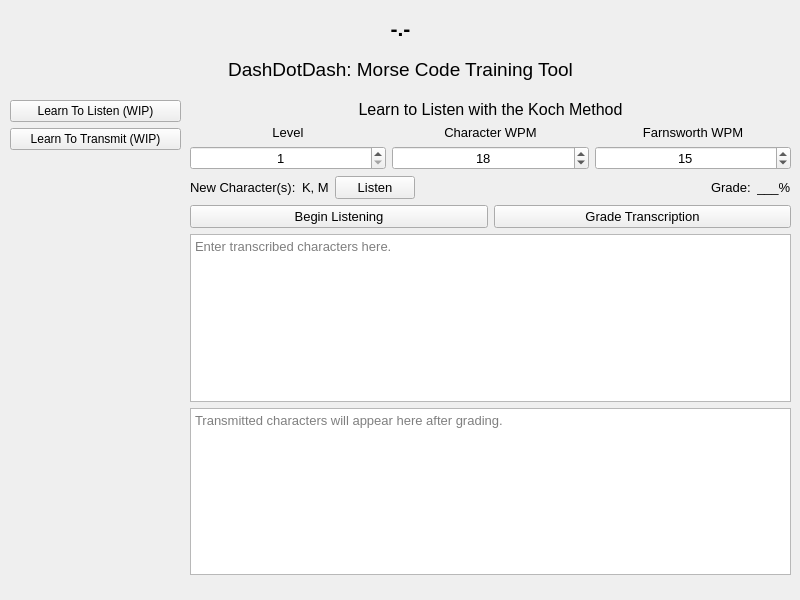
<?xml version="1.0" encoding="UTF-8"?>
<ui version="4.0">
 <class>MainWindow</class>
 <widget class="QMainWindow" name="MainWindow">
  <property name="geometry">
   <rect>
    <x>0</x>
    <y>0</y>
    <width>800</width>
    <height>600</height>
   </rect>
  </property>
  <property name="minimumSize">
   <size>
    <width>800</width>
    <height>600</height>
   </size>
  </property>
  <property name="maximumSize">
   <size>
    <width>800</width>
    <height>600</height>
   </size>
  </property>
  <property name="font">
   <font>
    <family>Segoe UI</family>
    <pointsize>10</pointsize>
   </font>
  </property>
  <property name="windowTitle">
   <string>DashDotDash Morse Code</string>
  </property>
  <property name="toolButtonStyle">
   <enum>Qt::ToolButtonIconOnly</enum>
  </property>
  <widget class="QWidget" name="centralwidget">
   <widget class="QWidget" name="verticalLayoutWidget">
    <property name="geometry">
     <rect>
      <x>10</x>
      <y>10</y>
      <width>781</width>
      <height>77</height>
     </rect>
    </property>
    <layout class="QVBoxLayout" name="titleVerticalLayout">
     <item>
      <widget class="QLabel" name="titleMorse">
       <property name="font">
        <font>
         <family>Segoe UI</family>
         <pointsize>16</pointsize>
         <weight>75</weight>
         <bold>true</bold>
        </font>
       </property>
       <property name="text">
        <string>-.-</string>
       </property>
       <property name="alignment">
        <set>Qt::AlignCenter</set>
       </property>
      </widget>
     </item>
     <item>
      <widget class="QLabel" name="titleText">
       <property name="font">
        <font>
         <family>Segoe UI</family>
         <pointsize>14</pointsize>
        </font>
       </property>
       <property name="text">
        <string>DashDotDash: Morse Code Training Tool</string>
       </property>
       <property name="alignment">
        <set>Qt::AlignCenter</set>
       </property>
      </widget>
     </item>
    </layout>
   </widget>
   <widget class="QWidget" name="verticalLayoutWidget_2">
    <property name="geometry">
     <rect>
      <x>10</x>
      <y>100</y>
      <width>171</width>
      <height>491</height>
     </rect>
    </property>
    <layout class="QVBoxLayout" name="modeVerticalLayout">
     <item>
      <widget class="QPushButton" name="kochModeBtn">
       <property name="font">
        <font>
         <family>Segoe UI</family>
         <pointsize>9</pointsize>
        </font>
       </property>
       <property name="text">
        <string>Learn To Listen (WIP)</string>
       </property>
      </widget>
     </item>
     <item>
      <widget class="QPushButton" name="transmitModeBtn">
       <property name="font">
        <font>
         <family>Segoe UI</family>
         <pointsize>9</pointsize>
        </font>
       </property>
       <property name="text">
        <string>Learn To Transmit (WIP)</string>
       </property>
      </widget>
     </item>
     <item>
      <spacer name="modeBottomSpacer">
       <property name="orientation">
        <enum>Qt::Vertical</enum>
       </property>
       <property name="sizeHint" stdset="0">
        <size>
         <width>20</width>
         <height>40</height>
        </size>
       </property>
      </spacer>
     </item>
    </layout>
   </widget>
   <widget class="QWidget" name="gridWidget" native="true">
    <property name="enabled">
     <bool>true</bool>
    </property>
    <property name="geometry">
     <rect>
      <x>190</x>
      <y>100</y>
      <width>601</width>
      <height>491</height>
     </rect>
    </property>
    <layout class="QGridLayout" name="kochLayout">
     <item row="2" column="0">
      <layout class="QHBoxLayout" name="kochHorizontalLayout2">
       <item>
        <layout class="QHBoxLayout" name="kochLevelInfoLayout">
         <item>
          <widget class="QLabel" name="kochNewCharsTitle">
           <property name="sizePolicy">
            <sizepolicy hsizetype="Preferred" vsizetype="Preferred">
             <horstretch>0</horstretch>
             <verstretch>0</verstretch>
            </sizepolicy>
           </property>
           <property name="text">
            <string>New Character(s):</string>
           </property>
          </widget>
         </item>
         <item>
          <widget class="QLabel" name="kochNewChars">
           <property name="text">
            <string>K, M</string>
           </property>
          </widget>
         </item>
         <item>
          <widget class="QPushButton" name="kochNewCharsListenBtn">
           <property name="text">
            <string>Listen</string>
           </property>
          </widget>
         </item>
        </layout>
       </item>
       <item>
        <layout class="QHBoxLayout" name="kochGradeInfoLayout">
         <item>
          <spacer name="horizontalSpacer">
           <property name="orientation">
            <enum>Qt::Horizontal</enum>
           </property>
           <property name="sizeHint" stdset="0">
            <size>
             <width>40</width>
             <height>20</height>
            </size>
           </property>
          </spacer>
         </item>
         <item>
          <widget class="QLabel" name="kochGradeTitle">
           <property name="sizePolicy">
            <sizepolicy hsizetype="Preferred" vsizetype="Preferred">
             <horstretch>0</horstretch>
             <verstretch>0</verstretch>
            </sizepolicy>
           </property>
           <property name="text">
            <string>Grade:</string>
           </property>
          </widget>
         </item>
         <item>
          <widget class="QLabel" name="kochGradePercent">
           <property name="text">
            <string>___%</string>
           </property>
          </widget>
         </item>
        </layout>
       </item>
      </layout>
     </item>
     <item row="4" column="0">
      <widget class="QPlainTextEdit" name="decodedUserInput">
       <property name="placeholderText">
        <string>Enter transcribed characters here.</string>
       </property>
      </widget>
     </item>
     <item row="6" column="0">
      <spacer name="kochBottomSpacer">
       <property name="orientation">
        <enum>Qt::Vertical</enum>
       </property>
       <property name="sizeHint" stdset="0">
        <size>
         <width>20</width>
         <height>40</height>
        </size>
       </property>
      </spacer>
     </item>
     <item row="3" column="0">
      <layout class="QHBoxLayout" name="kochHorizontalLayout3">
       <item>
        <widget class="QPushButton" name="kochStartLevelBtn">
         <property name="text">
          <string>Begin Listening</string>
         </property>
        </widget>
       </item>
       <item>
        <widget class="QPushButton" name="kochAutoGradeBtn">
         <property name="text">
          <string>Grade Transcription</string>
         </property>
        </widget>
       </item>
      </layout>
     </item>
     <item row="1" column="0">
      <layout class="QHBoxLayout" name="kochHorizontalLayout">
       <item>
        <layout class="QVBoxLayout" name="kochLevelLayout">
         <item>
          <widget class="QLabel" name="kochLevelSpinTitle">
           <property name="text">
            <string>Level</string>
           </property>
           <property name="alignment">
            <set>Qt::AlignCenter</set>
           </property>
          </widget>
         </item>
         <item>
          <widget class="QSpinBox" name="kochLevelSpin">
           <property name="alignment">
            <set>Qt::AlignCenter</set>
           </property>
           <property name="minimum">
            <number>1</number>
           </property>
          </widget>
         </item>
        </layout>
       </item>
       <item>
        <layout class="QVBoxLayout" name="kochCharWpmLayout">
         <item>
          <widget class="QLabel" name="kochCharWpmSpinTitle">
           <property name="text">
            <string>Character WPM</string>
           </property>
           <property name="alignment">
            <set>Qt::AlignCenter</set>
           </property>
          </widget>
         </item>
         <item>
          <widget class="QSpinBox" name="kochCharWpmSpin">
           <property name="alignment">
            <set>Qt::AlignCenter</set>
           </property>
           <property name="minimum">
            <number>1</number>
           </property>
           <property name="maximum">
            <number>50</number>
           </property>
           <property name="value">
            <number>18</number>
           </property>
          </widget>
         </item>
        </layout>
       </item>
       <item>
        <layout class="QVBoxLayout" name="kochFarnsworthLayout">
         <item>
          <widget class="QLabel" name="kochFarnsWpmSpinTitle">
           <property name="text">
            <string>Farnsworth WPM</string>
           </property>
           <property name="alignment">
            <set>Qt::AlignCenter</set>
           </property>
          </widget>
         </item>
         <item>
          <widget class="QSpinBox" name="kochFarnsworthWpmSpin">
           <property name="alignment">
            <set>Qt::AlignCenter</set>
           </property>
           <property name="minimum">
            <number>5</number>
           </property>
           <property name="maximum">
            <number>50</number>
           </property>
           <property name="value">
            <number>15</number>
           </property>
          </widget>
         </item>
        </layout>
       </item>
      </layout>
     </item>
     <item row="0" column="0">
      <widget class="QLabel" name="kochTitle">
       <property name="font">
        <font>
         <family>Segoe UI</family>
         <pointsize>12</pointsize>
        </font>
       </property>
       <property name="text">
        <string>Learn to Listen with the Koch Method</string>
       </property>
       <property name="alignment">
        <set>Qt::AlignCenter</set>
       </property>
      </widget>
     </item>
     <item row="5" column="0">
      <widget class="QTextBrowser" name="transmittedCharOutput">
       <property name="sizePolicy">
        <sizepolicy hsizetype="Ignored" vsizetype="Expanding">
         <horstretch>0</horstretch>
         <verstretch>0</verstretch>
        </sizepolicy>
       </property>
       <property name="acceptRichText">
        <bool>false</bool>
       </property>
       <property name="placeholderText">
        <string>Transmitted characters will appear here after grading.</string>
       </property>
      </widget>
     </item>
    </layout>
   </widget>
  </widget>
 </widget>
 <resources/>
 <connections/>
</ui>
